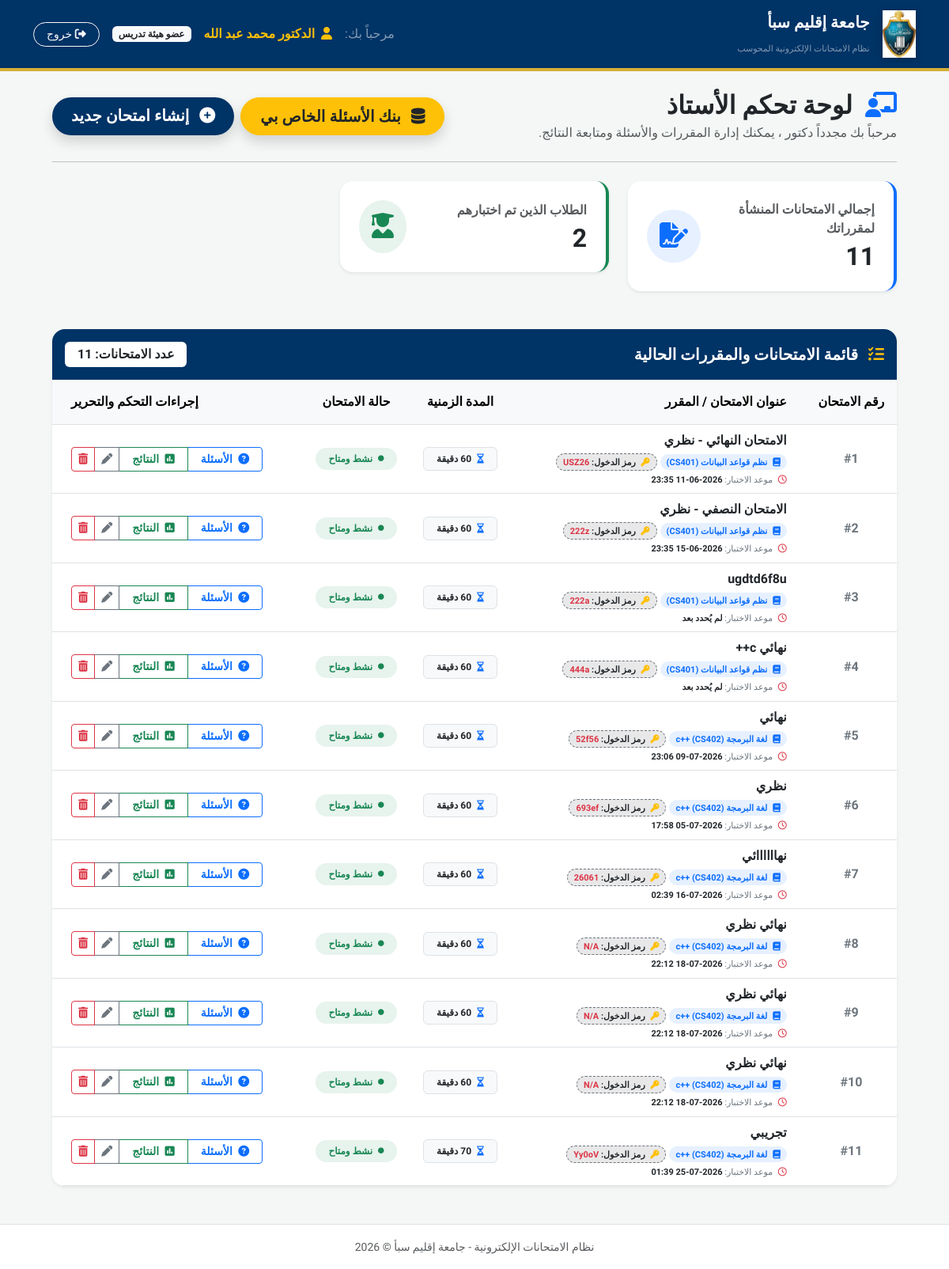
Screenshot of /electronic_exam_system/instructor/dashboard.php (signed in) with the database file from the repository.
### tables this page shows
CREATE TABLE `exams` (
  `exam_id` int(11) NOT NULL,
  `course_id` int(11) NOT NULL,
  `title` varchar(200) NOT NULL,
  `exam_date` datetime NOT NULL,
  `duration` int(11) NOT NULL,
  `total_marks` int(11) DEFAULT 0,
  `exam_token` varchar(10) NOT NULL
);

CREATE TABLE `courses` (
  `course_id` int(11) NOT NULL,
  `course_name` varchar(150) NOT NULL,
  `course_code` varchar(50) NOT NULL,
  `credit_hours` int(11) DEFAULT 3,
  `instructor_id` int(11) NOT NULL
);

### electronic_exam_system/instructor/dashboard.php (the view, shortened to what this page needs)
<?php
include_once __DIR__ . '/../includes/header.php';
$user_id = $_SESSION['user_id'];
$instructor_id = 1;
$inst_sql = "SELECT instructor_id FROM instructors WHERE user_id = '$user_id'";
$inst_res = $conn->query($inst_sql);
if ($inst_res && $inst_res->num_rows > 0) {
    $inst_row = $inst_res->fetch_assoc();
    $instructor_id = $inst_row['instructor_id'];
}
$total_exams = 0;
$count_exams_sql = "
    SELECT COUNT(*) as total FROM exams e
    INNER JOIN courses c ON e.course_id = c.course_id
    WHERE c.instructor_id = '$instructor_id'
";
$count_exams_res = $conn->query($count_exams_sql);
if ($count_exams_res && $count_exams_res->num_rows > 0) {
    $exams_row = $count_exams_res->fetch_assoc();
    $total_exams = $exams_row['total'];
}
$total_students = 0;
$count_students_sql = "
    SELECT COUNT(DISTINCT se.student_id) as total FROM student_exams se
    INNER JOIN exams e ON se.exam_id = e.exam_id
    INNER JOIN courses c ON e.course_id = c.course_id
    WHERE c.instructor_id = '$instructor_id'
";
$count_students_res = $conn->query($count_students_sql);
if ($count_students_res && $count_students_res->num_rows > 0) {
    $students_row = $count_students_res->fetch_assoc();
    $total_students = $students_row['total'];
}
$exams_sql = "
    SELECT e.*, c.course_name, c.course_code
    FROM exams e
    INNER JOIN courses c ON e.course_id = c.course_id
    WHERE c.instructor_id = '$instructor_id'
    ORDER BY e.exam_id ASC
";
$exams_res = $conn->query($exams_sql);
?>
<div class="container-fluid px-4">
    <div class="d-flex justify-content-between align-items-center mb-4 mt-4">
        <div>
            <h2 class="fw-bold text-dark mb-1"><i class="fa-solid fa-chalkboard-user text-primary me-2"></i> لوحة تحكم الأستاذ</h2>
            <p class="text-muted mb-0">مرحباً بك مجدداً دكتور <span class="text-primary fw-bold"><?php echo $_SESSION['username'] ?? ''; ?></span>، يمكنك إدارة المقررات والأسئلة ومتابعة النتائج.</p>
        </div>
        <div class="d-flex gap-2">
            <a href="manage_bank.php" class="btn btn-warning btn-lg shadow rounded-pill px-4 fw-bold text-dark">
                <i class="fa-solid fa-database me-2"></i> بنك الأسئلة الخاص بي
            </a>
            <a href="create_exam.php" class="btn btn-primary btn-lg shadow rounded-pill px-4 fw-bold" style="background-color: #003366; border: none;">
                <i class="fa-solid fa-plus-circle me-2"></i> إنشاء امتحان جديد
            </a>
        </div>
    </div>
    <hr class="mb-4">
    <div class="row g-4 mb-5">
        <div class="col-md-6 col-xl-4">
            <div class="card p-4 border-0 shadow-sm rounded-4 bg-white border-start border-primary border-4">
                <div class="d-flex align-items-center justify-content-between">
                    <div>
                        <span class="text-muted fw-semibold d-block mb-1">إجمالي الامتحانات المنشأة لمقرراتك</span>
                        <h2 class="fw-bold text-dark mb-0"><?php echo $total_exams; ?></h2>
                    </div>
                    <div class="bg-primary bg-opacity-10 p-3 rounded-circle text-primary">
                        <i class="fa-solid fa-file-signature fa-2x"></i>
                    </div>
                </div>
            </div>
        </div>
        <div class="col-md-6 col-xl-4">
            <div class="card p-4 border-0 shadow-sm rounded-4 bg-white border-start border-success border-4">
                <div class="d-flex align-items-center justify-content-between">
                    <div>
                        <span class="text-muted fw-semibold d-block mb-1">الطلاب الذين تم اختبارهم</span>
                        <h2 class="fw-bold text-dark mb-0"><?php echo $total_students; ?></h2>
                    </div>
                    <div class="bg-success bg-opacity-10 p-3 rounded-circle text-success">
                        <i class="fa-solid fa-user-graduate fa-2x"></i>
                    </div>
                </div>
            </div>
        </div>
    </div>
    <div class="card border-0 shadow-sm rounded-4 bg-white overflow-hidden mb-5">
        <div class="card-header p-3 d-flex justify-content-between align-items-center border-0" style="background-color: #003366 !important;">
            <h5 class="mb-0 text-white fw-bold"><i class="fa-solid fa-list-check me-2 text-warning"></i> قائمة الامتحانات والمقررات الحالية</h5>
            <span class="badge bg-white text-dark px-3 py-2 fs-6">عدد الامتحانات: <?php echo ($exams_res) ? $exams_res->num_rows : 0; ?></span>
        </div>
        <div class="card-body p-0">
            <div class="table-responsive">
                <table class="table table-hover align-middle mb-0 text-center">
                    <thead class="table-light">
                        <tr>
                            <th class="py-3">رقم الامتحان</th>
                            <th class="py-3 text-start ps-4">عنوان الامتحان / المقرر</th>
                            <th class="py-3">المدة الزمنية</th>
                            <th class="py-3">حالة الامتحان</th>
                            <th class="py-3 text-end pe-4">إجراءات التحكم والتحرير</th>
                        </tr>
                    </thead>
                    <tbody>
                        <?php if ($exams_res && $exams_res->num_rows > 0): ?>
                            <?php
                            $i = 1;
                            while($exam = $exams_res->fetch_assoc()):
                                $exam_date_raw = !empty($exam['exam_date']) ? trim($exam['exam_date']) : '';
                                if (!empty($exam_date_raw) && strpos($exam_date_raw, '0000-00-00') === false) {
                                    $display_date = date('Y-m-d H:i', strtotime($exam_date_raw));
                                } else {
                                    $display_date = "لم يُحدد بعد";
                                }
                            ?>
                                <tr>
                                    <td class="fw-bold text-secondary">#<?php echo $i++; ?></td>
                                    <td class="text-start ps-4">
                                        <span class="fw-bold text-dark d-block mb-1"><?php echo htmlspecialchars($exam['title']); ?></span>
                                        <div class="d-flex flex-wrap gap-1 align-items-center mb-1">
                                            <span class="badge bg-primary bg-opacity-10 text-primary rounded-pill px-2 py-1 small" style="font-size: 11px; font-weight: 600;">
                                                <i class="fa-solid fa-book me-1"></i> <?php echo !empty($exam['course_name']) ? htmlspecialchars($exam['course_name']) : 'مقرر عام'; ?> <?php echo !empty($exam['course_code']) ? "(".htmlspecialchars($exam['course_code']).")" : ''; ?>
                                            </span>
                                            <span class="badge bg-dark bg-opacity-10 text-dark rounded-pill px-2 py-1 small" style="font-size: 11px; font-weight: 600; border: 1px dashed #6c757d;">
                                                <i class="fa-solid fa-key text-warning me-1"></i> رمز الدخول: <strong class="text-danger"><?php echo !empty($exam['exam_token']) ? htmlspecialchars($exam['exam_token']) : 'N/A'; ?></strong>
                                            </span>
                                        </div>
                                        <small class="text-secondary d-block" style="font-size: 11px; font-weight: 500;">
                                            <i class="fa-regular fa-clock text-danger me-1"></i> موعد الاختبار: <span class="fw-bold text-dark"><?php echo $display_date; ?></span>
                                        </small>
                                    </td>
                                    <td>
                                        <span class="badge bg-light text-dark border px-3 py-2 fw-semibold">
                                            <i class="fa-regular fa-hourglass-half text-primary me-1"></i> <?php echo intval($exam['duration']); ?> دقيقة
                                        </span>
                                    </td>
                                    <td>
                                        <span class="badge rounded-pill px-3 py-2 bg-success bg-opacity-10 text-success">
                                            <i class="fa-solid fa-circle fa-2xs me-1"></i> نشط ومتاح
                                        </span>
                                    </td>
                                    <td class="text-end pe-4">
                                        <div class="btn-group" role="group">
                                            <a href="link_exam_questions.php?exam_id=<?php echo $exam['exam_id']; ?>" class="btn btn-outline-primary btn-sm px-3 fw-bold">
                                                <i class="fa-solid fa-circle-question me-1"></i> الأسئلة
                                            </a>
                                            <a href="view_results.php?exam_id=<?php echo $exam['exam_id']; ?>" class="btn btn-outline-success btn-sm px-3 fw-bold">
                                                <i class="fa-solid fa-square-poll-vertical me-1"></i> النتائج
                                            </a>
                                            <a href="edit_exam.php?exam_id=<?php echo $exam['exam_id']; ?>" class="btn btn-outline-secondary btn-sm px-2" title="تعديل">
                                                <i class="fa-solid fa-pen"></i>
                                            </a>
                                            <a href="delete_exam.php?exam_id=<?php echo $exam['exam_id']; ?>" class="btn btn-outline-danger btn-sm px-2" onclick="return confirm('⚠️ تحذير: هل أنت متأكد من حذف هذا الامتحان بجميع أسئلته ونتائج الطلاب المرتبطة به؟')" title="حذف">
                                                <i class="fa-solid fa-trash-can"></i>
                                            </a>
                                        </div>
                                    </td>
                                </tr>
                            <?php endwhile; ?>
                        <?php endif; ?>
                    </tbody>
                </table>
            </div>
        </div>
    </div>
</div>
<?php
include_once __DIR__ . '/../includes/footer.php';
?>

### electronic_exam_system/includes/header.php (style rules this page uses)
body { font-family: 'Tajawal', sans-serif; background-color: #f4f7f6; }

### electronic_exam_system/instructor/dashboard.php (style rules this page uses)
.table-hover tbody tr { transition: background-color 0.2s ease; }
.btn-group .btn { transition: all 0.2s ease; }
.card { border-radius: 15px; }

### rows the page displays
exams: title "الامتحان النهائي - نظري", course.course_name "نظم قواعد البيانات", course.course_code "CS401", exam_token "USZ26", exam_date "2026-06-11 23:35", duration "60"
exams: title "الامتحان النصفي - نظري", course.course_name "نظم قواعد البيانات", course.course_code "CS401", exam_token "222z", exam_date "2026-06-15 23:35", duration "60"
exams: title "ugdtd6f8u", course.course_name "نظم قواعد البيانات", course.course_code "CS401", exam_token "222a", exam_date "لم يُحدد بعد", duration "60"
exams: title "نهائي c++", course.course_name "نظم قواعد البيانات", course.course_code "CS401", exam_token "444a", exam_date "لم يُحدد بعد", duration "60"
exams: title "نهائي", course.course_name "لغة البرمجة c++", course.course_code "CS402", exam_token "52f56", exam_date "2026-07-09 23:06", duration "60"
exams: title "نظري", course.course_name "لغة البرمجة c++", course.course_code "CS402", exam_token "693ef", exam_date "2026-07-05 17:58", duration "60"
exams: title "نهاااااائي", course.course_name "لغة البرمجة c++", course.course_code "CS402", exam_token "26061", exam_date "2026-07-16 02:39", duration "60"
exams: title "نهائي نظري", course.course_name "لغة البرمجة c++", course.course_code "CS402", exam_token "N/A", exam_date "2026-07-18 22:12", duration "60"
exams: title "نهائي نظري", course.course_name "لغة البرمجة c++", course.course_code "CS402", exam_token "N/A", exam_date "2026-07-18 22:12", duration "60"
exams: title "نهائي نظري", course.course_name "لغة البرمجة c++", course.course_code "CS402", exam_token "N/A", exam_date "2026-07-18 22:12", duration "60"
exams: title "تجريبي", course.course_name "لغة البرمجة c++", course.course_code "CS402", exam_token "Yy0oV", exam_date "2026-07-25 01:39", duration "70"

### other values shown
$_SESSION['full_name'] "الدكتور محمد عبد الله"
$total_exams "11"
$total_students "2"
$exams_res->num_rows "11"
